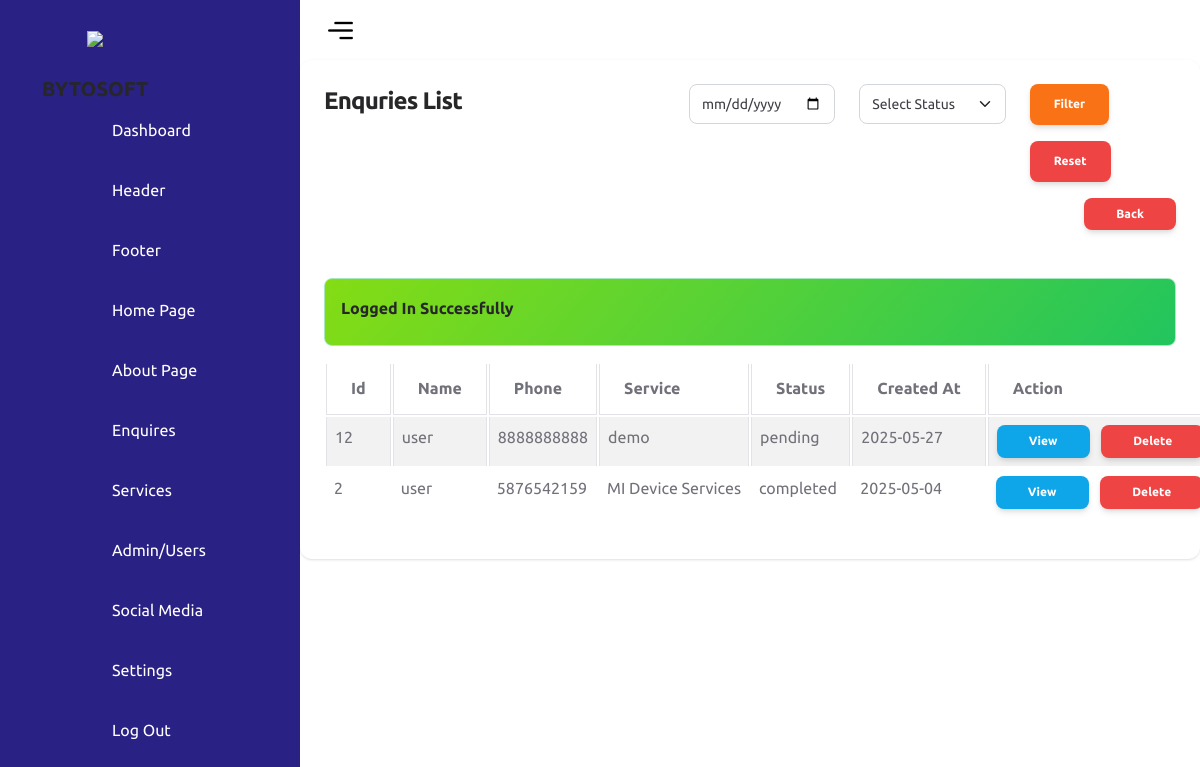
Page /admin/enquiries.php (signed in) on the committed database.
### tables this page shows
CREATE TABLE `enquires` (
  `id` int(11) UNSIGNED NOT NULL,
  `name` varchar(11) NOT NULL,
  `email` varchar(191) NOT NULL,
  `phone` varchar(20) NOT NULL,
  `service` varchar(200) NOT NULL,
  `message` varchar(500) DEFAULT NULL,
  `status` varchar(100) NOT NULL DEFAULT 'pending' COMMENT 'pending,completed,cancelled',
  `created_at` date NOT NULL DEFAULT current_timestamp()
);

### admin/enquiries.php (the view, shortened to what this page needs)
<?php include('includes/header.php'); ?>
<div class="row">
    <div class="col-md-12">
        <div class="card">
            <div class="card-header">
                <div class="row">
                    <div class="col-md-5">
                        <h4>
                            Enquries List
                        </h4>
                    </div>
                    <div class="col-md-7">
                        <form action="" method="GET">
                            <div class="row">
                                <div class="col-md-4">
                                    <input type="date" name="date" required value="<?= isset($_GET['date']) == true ? $_GET['date'] : '' ?>" class="form-control">
                                </div>
                                <div class="col-md-4">
                                    <select name="status" required class="form-select">
                                        <option value="">Select Status</option>
                                    </select>
                                </div>
                                <div class="col md-4">
                                    <button type="submit" name="" class="btn btn-primary">Filter</button>
                                    <a href="enquiries.php" class="btn btn-danger">Reset</a>
                                    <a href="index.php" class="btn btn-danger btn-sm mb-0 float-end">Back</a>
                                </div>
                            </div>
                        </form>
                    </div>
                </div>
            </div>
            <div class="card-body">
                <?= alertMessage(); ?>
                <?php
                if (isset($_GET['date']) && $_GET['date'] != '' && isset($_GET['status']) && $_GET['status'] != '') {
                    $date = validate($_GET['date']);
                    $status = validate($_GET['status']);
                    $enquires = mysqli_query($conn, "SELECT * FROM enquires WHERE created_at='$date'AND status='$status' ORDER BY id DESC");
                } else {
                    $enquires = mysqli_query($conn, "SELECT * FROM enquires ORDER BY id DESC");
                }
                if ($enquires) {
                    if (mysqli_num_rows($enquires) > 0) {
                ?>
                        <table id="myTable" class="table table-bordered table-striped">
                            <thead>
                                <tr>
                                    <th>Id</th>
                                    <th>Name</th>
                                    <th>Phone</th>
                                    <th>Service</th>
                                    <th>Status</th>
                                    <th>Created At</th>
                                    <th>Action</th>
                                </tr>
                            </thead>
                            <tbody>
                                <?php
                                foreach ($enquires as $item) {
                                ?>
                                    <tr>
                                        <td><?= $item['id']; ?></td>
                                        <td><?= $item['name']; ?></td>
                                        <td><?= $item['phone']; ?></td>
                                        <td><?= $item['service']; ?></td>
                                        <td><?= $item['status']; ?></td>
                                        <td><?= $item['created_at']; ?></td>
                                        <td>
                                            <a href="enquiries-view.php?id=<?= $item['id']; ?>" class="btn mb-0 btn-info btn-sm">View</a>
                                            <a href="enquiries-delete.php?id=<?= $item['id']; ?>" class="btn btn-danger btn-sm mx-2 mb-0" onclick="return confirm('Are you sure you want to delete this data?')">Delete</a>
                                        </td>
                                    </tr>
                                <?php
                                }
                                ?>
                            </tbody>
                        </table>
                <?php
                    } else {
                        echo '<h5>No Record Found</h5>';
                    }
                } else {
                    echo '<h5>Something Went Wrong!</h5>';
                }
                ?>
            </div>
        </div>
    </div>
</div>

### admin/assets/css/style.css (style rules this page uses)
* { font-family: "Ubuntu", sans-serif; margin: 0; padding: 0; box-sizing: border-box; }
:root { --blue: #2a2185; --white: #fff; --gray: #f5f5f5; --black1: #222; --black2: #999; }
body { min-height: 100vh; overflow-x: hidden; }

### rows in the picture
enquires: id "12", name "user", phone "8888888888", service "demo", status "pending", created_at "2025-05-27"
enquires: id "2", name "user", phone "5876542159", service "MI Device Services", status "completed", created_at "2025-05-04"

### other values in the picture
$_SESSION['status'] "Logged In Successfully"
